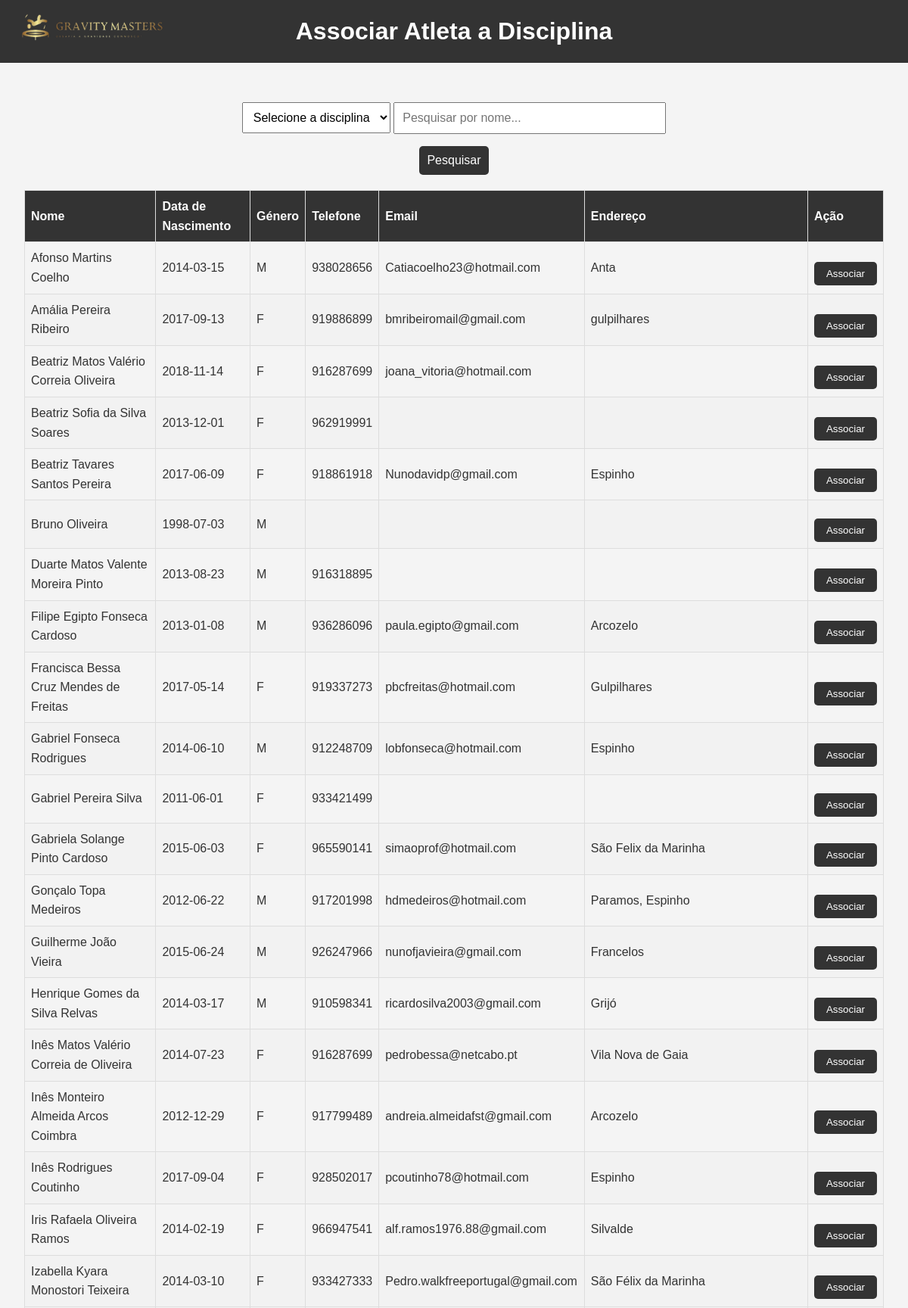
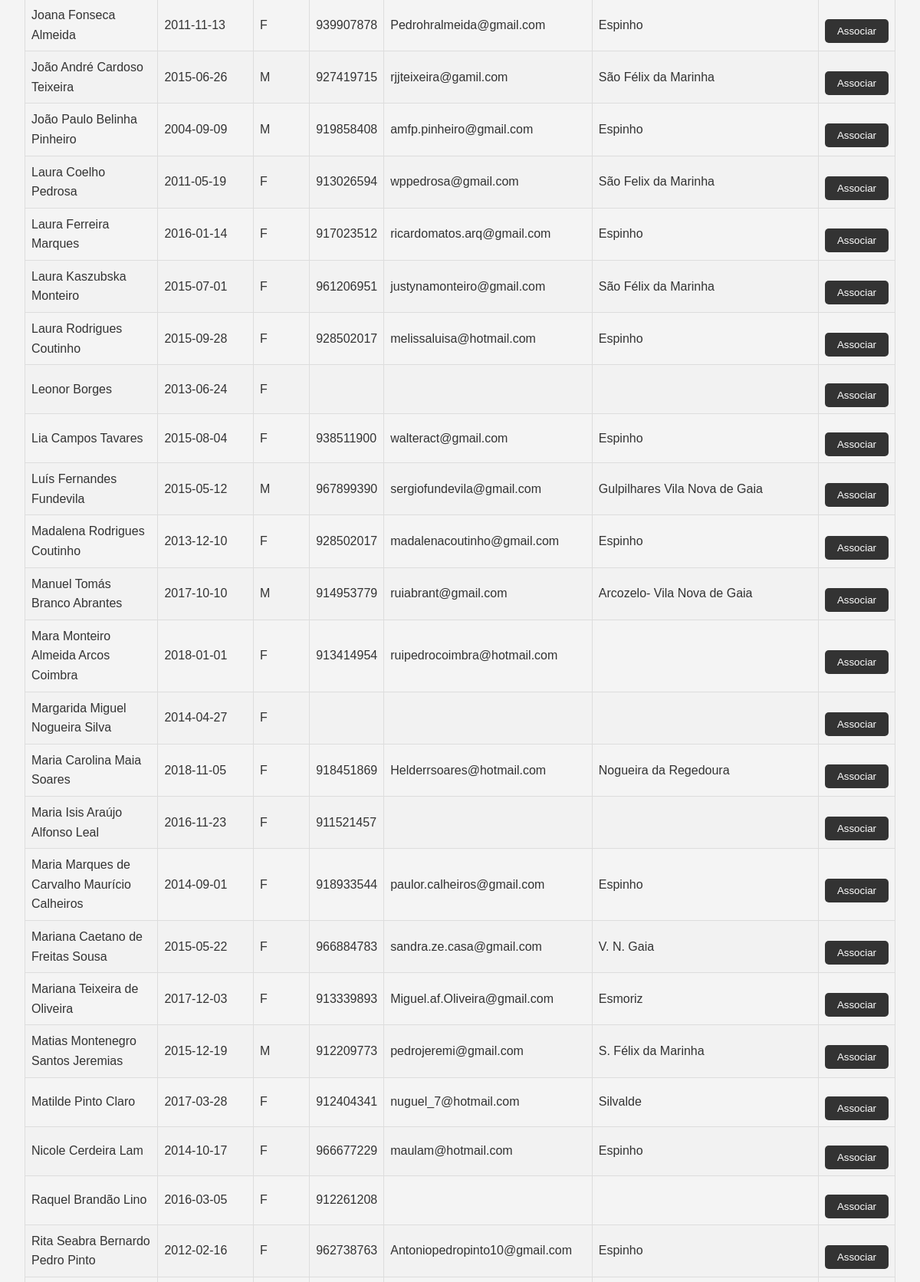
/frontend/assign_discipline.php (upper part), run on the app's committed database (2 pictures, top to bottom).
### tables this page shows
CREATE TABLE "Athlete" (
    idAthlete INTEGER PRIMARY KEY AUTOINCREMENT,
    name VARCHAR(255) NOT NULL,
    birthday DATE,
    genre VARCHAR(1) NOT NULL,
    mobile VARCHAR(20),
    email VARCHAR(255), username TEXT,
    password VARCHAR(255),
    address VARCHAR(255),
    ageGroup VARCHAR(255), "fgpNumber" TEXT, "tag_uid" TEXT,
    UNIQUE(idAthlete)
);

### frontend/assign_discipline.php (the view, shortened to what this page needs)
<!DOCTYPE html>
<html lang="pt">
<head>
    <link rel="stylesheet" href="../css/assign_discipline.css">
</head>
<body>
    <header>
        <div class="header-content">
            <h1>Associar Atleta a Disciplina</h1>
        </div>
        <div class="logo-content">
            <img src="..\imagens\teste.png" alt="Logo do Clube" class="header-logo">
        </div>
    </header>
    <main>
        <div class="search-container">
            <select id="disciplineSelect">
                <option value="">Selecione a disciplina</option>
            </select>
            <input type="text" id="searchInput" onkeyup="filterTable()" placeholder="Pesquisar por nome...">
            <button type="button" onclick="filterTable()">Pesquisar</button>
        </div>
        <table id="athleteTable">
            <thead>
                <tr>
                    <th>Nome</th>
                    <th>Data de Nascimento</th>
                    <th>Género</th>
                    <th>Telefone</th>
                    <th>Email</th>
                    <th>Endereço</th>
                    <th>Ação</th>
                </tr>
            </thead>
            <tbody>
                <?php
                include '../backend/db_connect.php';
                try {
                    $sql = "SELECT idAthlete, name, birthday, genre, mobile, email, address FROM Athlete";
                    $stmt = $conn->query($sql);
                    while ($row = $stmt->fetch(PDO::FETCH_ASSOC)) {
                        echo "<tr>";
                        echo "<td>{$row['name']}</td>";
                        echo "<td>{$row['birthday']}</td>";
                        echo "<td>{$row['genre']}</td>";
                        echo "<td>{$row['mobile']}</td>";
                        echo "<td>{$row['email']}</td>";
                        echo "<td>{$row['address']}</td>";
                        echo "<td>
                                 <form action='../backend/assign_discipline.php' method='POST' onsubmit='return validateForm(this);'>
                                     <input type='hidden' name='athlete_id' value='{$row['idAthlete']}'>
                                     <input type='hidden' name='discipline' value='' class='disciplineInput'>
                                     <button type='submit'>Associar</button>
                                 </form>
                              </td>";
                        echo "</tr>";
                    }
                } catch (Exception $e) {
                    echo "<tr><td colspan='7'>Erro: " . $e->getMessage() . "</td></tr>";
                }
                ?>
            </tbody>
        </table>
    </main>
</body>
</html>

### css/assign_discipline.css (style rules this page uses)
* { margin: 0; padding: 0; box-sizing: border-box; }
body { font-family: Arial, sans-serif; line-height: 1.6; background-color: #f4f4f4; color: #333; display: flex; flex-direction: column; min-height: 100vh; }
header { background: #333; color: #fff; padding: 1rem; max-height: 90px; }
.header-content { display: flex; align-items: center; justify-content: space-between; max-width: 1200px; margin: 0 auto; padding: 0 1rem; }
.header-logo { max-height: 100%; height: auto; margin-right: 0rem; }
header h1 { flex: 1; text-align: center; margin: 0; font-size: 2rem; }
.logo-content { position: absolute; top: 10px; left: 20px; }
main { flex: 1; padding: 2rem; text-align: center; }
button { display: inline-block; background: #333; color: #fff; padding: 0.5rem 1rem; border: none; border-radius: 5px; cursor: pointer; transition: background 0.3s; margin-top: 1rem; }
table { width: 100%; border-collapse: collapse; margin-top: 1rem; }
thead { background: #333; color: #fff; }
th, td { padding: 8px; border: 1px solid #dddddd; text-align: left; }
tr:nth-child(even) { background-color: #f2f2f2; }
.search-container { margin: 20px auto; max-width: 600px; }
.search-container select, .search-container input[type=text], .search-container button { padding: 10px; font-size: 16px; }
.search-container input[type=text] { width: 60%; }
.search-container button { background: #333; border: none; cursor: pointer; transition: background 0.3s; }

### data on the page
athlete: name "Afonso Martins Coelho", birthday "2014-03-15", genre "M", mobile "938028656", email "Catiacoelho23@hotmail.com", address "Anta"
athlete: name "Amália Pereira Ribeiro", birthday "2017-09-13", genre "F", mobile "919886899", email "bmribeiromail@gmail.com", address "gulpilhares"
athlete: name "Beatriz Matos Valério Correia Oliveira", birthday "2018-11-14", genre "F", mobile "916287699", email "joana_vitoria@hotmail.com"
athlete: name "Beatriz Sofia da Silva Soares", birthday "2013-12-01", genre "F", mobile "962919991"
athlete: name "Beatriz Tavares Santos Pereira", birthday "2017-06-09", genre "F", mobile "918861918", email "Nunodavidp@gmail.com", address "Espinho"
athlete: name "Bruno Oliveira", birthday "1998-07-03", genre "M"
athlete: name "Duarte Matos Valente Moreira Pinto", birthday "2013-08-23", genre "M", mobile "916318895"
athlete: name "Filipe Egipto Fonseca Cardoso", birthday "2013-01-08", genre "M", mobile "936286096", email "paula.egipto@gmail.com", address "Arcozelo"
athlete: name "Francisca Bessa Cruz Mendes de Freitas", birthday "2017-05-14", genre "F", mobile "919337273", email "pbcfreitas@hotmail.com", address "Gulpilhares"
athlete: name "Gabriel Fonseca Rodrigues", birthday "2014-06-10", genre "M", mobile "912248709", email "lobfonseca@hotmail.com", address "Espinho"
athlete: name "Gabriel Pereira Silva", birthday "2011-06-01", genre "F", mobile "933421499"
athlete: name "Gabriela Solange Pinto Cardoso", birthday "2015-06-03", genre "F", mobile "965590141", email "simaoprof@hotmail.com", address "São Felix da Marinha"
athlete: name "Gonçalo Topa Medeiros", birthday "2012-06-22", genre "M", mobile "917201998", email "hdmedeiros@hotmail.com", address "Paramos, Espinho"
athlete: name "Guilherme João Vieira", birthday "2015-06-24", genre "M", mobile "926247966", email "nunofjavieira@gmail.com", address "Francelos"
athlete: name "Henrique Gomes da Silva Relvas", birthday "2014-03-17", genre "M", mobile "910598341", email "ricardosilva2003@gmail.com", address "Grijó"
athlete: name "Inês Matos Valério Correia de Oliveira", birthday "2014-07-23", genre "F", mobile "916287699", email "pedrobessa@netcabo.pt", address "Vila Nova de Gaia"
athlete: name "Inês Monteiro Almeida Arcos Coimbra", birthday "2012-12-29", genre "F", mobile "917799489", email "andreia.almeidafst@gmail.com", address "Arcozelo"
athlete: name "Inês Rodrigues Coutinho", birthday "2017-09-04", genre "F", mobile "928502017", email "pcoutinho78@hotmail.com", address "Espinho"
athlete: name "Iris Rafaela Oliveira Ramos", birthday "2014-02-19", genre "F", mobile "966947541", email "alf.ramos1976.88@gmail.com", address "Silvalde"
athlete: name "Izabella Kyara Monostori Teixeira", birthday "2014-03-10", genre "F", mobile "933427333", email "Pedro.walkfreeportugal@gmail.com", address "São Félix da Marinha"
athlete: name "Joana Fonseca Almeida", birthday "2011-11-13", genre "F", mobile "939907878", email "Pedrohralmeida@gmail.com", address "Espinho"
athlete: name "João André Cardoso Teixeira", birthday "2015-06-26", genre "M", mobile "927419715", email "rjjteixeira@gamil.com", address "São Félix da Marinha"
athlete: name "João Paulo Belinha Pinheiro", birthday "2004-09-09", genre "M", mobile "919858408", email "amfp.pinheiro@gmail.com", address "Espinho"
athlete: name "Laura Coelho Pedrosa", birthday "2011-05-19", genre "F", mobile "913026594", email "wppedrosa@gmail.com", address "São Felix da Marinha"
athlete: name "Laura Ferreira Marques", birthday "2016-01-14", genre "F", mobile "917023512", email "ricardomatos.arq@gmail.com", address "Espinho"
athlete: name "Laura Kaszubska Monteiro", birthday "2015-07-01", genre "F", mobile "961206951", email "justynamonteiro@gmail.com", address "São Félix da Marinha"
athlete: name "Laura Rodrigues Coutinho", birthday "2015-09-28", genre "F", mobile "928502017", email "melissaluisa@hotmail.com", address "Espinho"
athlete: name "Leonor Borges", birthday "2013-06-24", genre "F"
athlete: name "Lia Campos Tavares", birthday "2015-08-04", genre "F", mobile "938511900", email "walteract@gmail.com", address "Espinho"
athlete: name "Luís Fernandes Fundevila", birthday "2015-05-12", genre "M", mobile "967899390", email "sergiofundevila@gmail.com", address "Gulpilhares Vila Nova de Gaia"
athlete: name "Madalena Rodrigues Coutinho", birthday "2013-12-10", genre "F", mobile "928502017", email "madalenacoutinho@gmail.com", address "Espinho"
athlete: name "Manuel Tomás Branco Abrantes", birthday "2017-10-10", genre "M", mobile "914953779", email "ruiabrant@gmail.com", address "Arcozelo- Vila Nova de Gaia"
athlete: name "Mara Monteiro Almeida Arcos Coimbra", birthday "2018-01-01", genre "F", mobile "913414954", email "ruipedrocoimbra@hotmail.com"
athlete: name "Margarida Miguel Nogueira Silva", birthday "2014-04-27", genre "F"
athlete: name "Maria Carolina Maia Soares", birthday "2018-11-05", genre "F", mobile "918451869", email "Helderrsoares@hotmail.com", address "Nogueira da Regedoura"
athlete: name "Maria Isis Araújo Alfonso Leal", birthday "2016-11-23", genre "F", mobile "911521457"
athlete: name "Maria Marques de Carvalho Maurício Calheiros", birthday "2014-09-01", genre "F", mobile "918933544", email "paulor.calheiros@gmail.com", address "Espinho"
athlete: name "Mariana Caetano de Freitas Sousa", birthday "2015-05-22", genre "F", mobile "966884783", email "sandra.ze.casa@gmail.com", address "V. N. Gaia"
athlete: name "Mariana Teixeira de Oliveira", birthday "2017-12-03", genre "F", mobile "913339893", email "Miguel.af.Oliveira@gmail.com", address "Esmoriz"
athlete: name "Matias Montenegro Santos Jeremias", birthday "2015-12-19", genre "M", mobile "912209773", email "pedrojeremi@gmail.com", address "S. Félix da Marinha"
athlete: name "Matilde Pinto Claro", birthday "2017-03-28", genre "F", mobile "912404341", email "nuguel_7@hotmail.com", address "Silvalde"
athlete: name "Nicole Cerdeira Lam", birthday "2014-10-17", genre "F", mobile "966677229", email "maulam@hotmail.com", address "Espinho"
athlete: name "Raquel Brandão Lino", birthday "2016-03-05", genre "F", mobile "912261208"
athlete: name "Rita Seabra Bernardo Pedro Pinto", birthday "2012-02-16", genre "F", mobile "962738763", email "Antoniopedropinto10@gmail.com", address "Espinho"
